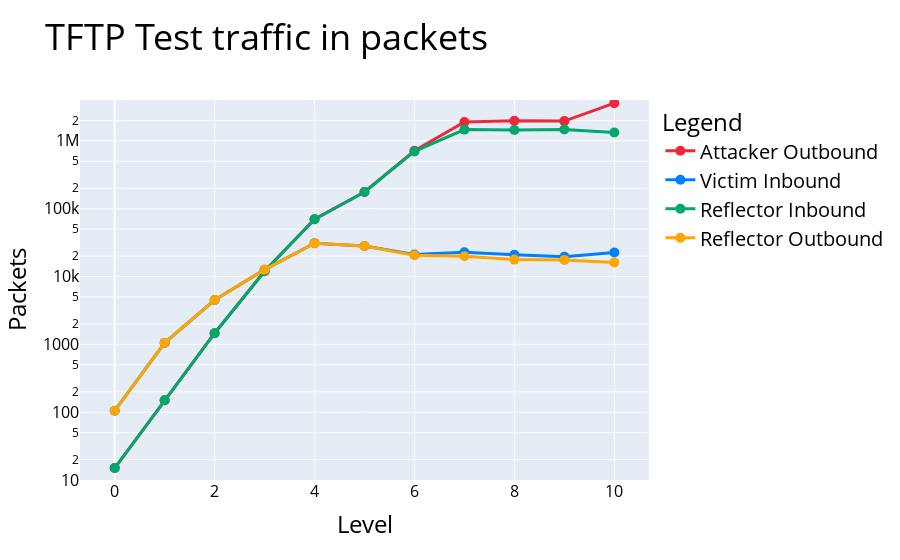

Write notebook code for a chart like this one.
### Markdown cell above
### Plotting

### Code cell
PlotLevelAttackData(attackerStats,victimStats,reflectorStats,Protocol,BytesOrPackets)

### Figure 1 — Plotly figure (JSON) as saved in the notebook; plotly's stock layout.template omitted (floating-point values rounded to 4 significant figures)
{"data": [{"hovertemplate": "variable=Attacker Outbound<br>Level=%{x}<br>value=%{y}<extra></extra>", "legendgroup": "Attacker Outbound", "line": {"color": "#ED2939", "dash": "solid", "width": 3}, "marker": {"size": 10, "symbol": "circle"}, "mode": "lines+markers", "name": "Attacker Outbound", "orientation": "v", "showlegend": true, "type": "scatter", "x": [0, 1, 2, 3, 4, 5, 6, 7, 8, 9, 10], "xaxis": "x", "y": [15, 150, 1460, 11930, 70016, 176179, 714788, 1898708, 1976790, 1953139, 3594022], "yaxis": "y"}, {"hovertemplate": "variable=Victim Inbound<br>Level=%{x}<br>value=%{y}<extra></extra>", "legendgroup": "Victim Inbound", "line": {"color": "#007FFF", "dash": "solid", "width": 3}, "marker": {"size": 10, "symbol": "circle"}, "mode": "lines+markers", "name": "Victim Inbound", "orientation": "v", "showlegend": true, "type": "scatter", "x": [0, 1, 2, 3, 4, 5, 6, 7, 8, 9, 10], "xaxis": "x", "y": [105, 1050, 4506, 12625, 31026, 28237, 21073, 22818, 20857, 19605, 22596], "yaxis": "y"}, {"hovertemplate": "variable=Reflector Inbound<br>Level=%{x}<br>value=%{y}<extra></extra>", "legendgroup": "Reflector Inbound", "line": {"color": "#00A86B", "dash": "solid", "width": 3}, "marker": {"size": 10, "symbol": "circle"}, "mode": "lines+markers", "name": "Reflector Inbound", "orientation": "v", "showlegend": true, "type": "scatter", "x": [0, 1, 2, 3, 4, 5, 6, 7, 8, 9, 10], "xaxis": "x", "y": [15, 150, 1460, 11931, 70017, 176179, 698768, 1463697, 1448433, 1472729, 1326341], "yaxis": "y"}, {"hovertemplate": "variable=Reflector Outbound<br>Level=%{x}<br>value=%{y}<extra></extra>", "legendgroup": "Reflector Outbound", "line": {"color": "orange", "dash": "solid", "width": 3}, "marker": {"size": 10, "symbol": "circle"}, "mode": "lines+markers", "name": "Reflector Outbound", "orientation": "v", "showlegend": true, "type": "scatter", "x": [0, 1, 2, 3, 4, 5, 6, 7, 8, 9, 10], "xaxis": "x", "y": [105, 1050, 4506, 12625, 31026, 28237, 20553, 19923, 17740, 17573, 16077], "yaxis": "y"}], "layout": {"legend": {"font": {"color": "black", "size": 20}, "title": {"font": {"color": "black", "size": 24}, "text": "Legend"}, "tracegroupgap": 0}, "title": {"font": {"color": "black", "size": 36}, "text": "TFTP Test traffic in packets"}, "xaxis": {"anchor": "y", "domain": [0, 1], "tickfont": {"color": "black", "size": 16}, "title": {"font": {"color": "black", "size": 24}, "text": "Level"}}, "yaxis": {"anchor": "x", "domain": [0, 1], "range": [1, 6.602], "tickfont": {"color": "black", "size": 16}, "title": {"font": {"color": "black", "size": 24}, "text": "Packets"}, "type": "log"}}}
